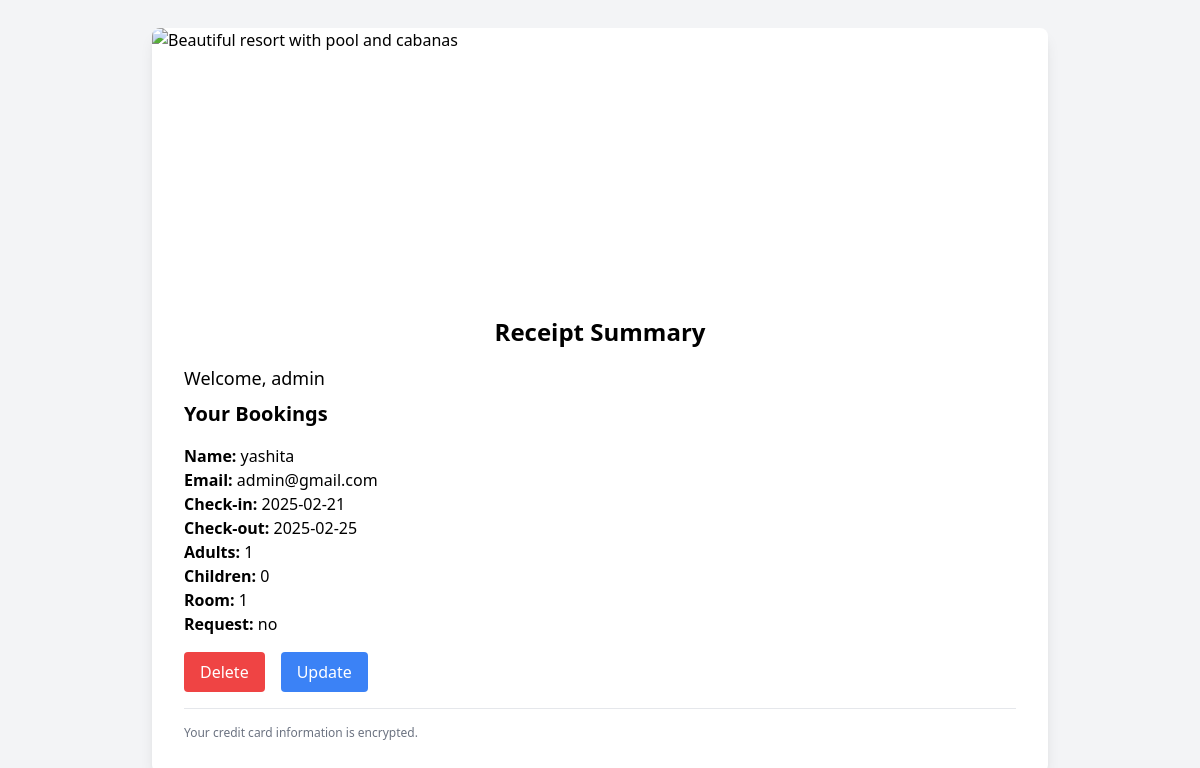
The page /dashboard (signed in) on the database its author committed.
### app.py (models this page shows, shortened)
class User(db.Model, UserMixin):
    _tablename_ = "users"
    id = db.Column(db.Integer, primary_key=True)
    username = db.Column(db.String(100))
    email = db.Column(db.String(100), unique=True)
    password_hash = db.Column(db.String(200))
    role = db.Column(db.String(100), default="user")

class Booking(db.Model):
    _tablename_ = "booking"
    id = db.Column(db.Integer, primary_key=True)
    name = db.Column(db.String(100))
    user_email = db.Column(db.String(200))
    user_checkin= db.Column(db.Date)
    user_checkout = db.Column(db.Date)
    user_adult = db.Column(db.Integer)
    user_child = db.Column(db.Integer)
    user_room = db.Column(db.Integer)
    user_request = db.Column(db.String(100))

### app.py (the view)
@app.route("/dashboard")
@login_required
def dashboard():
    booking_data = Booking.query.filter_by(user_email=current_user.email).all()
    return render_template("dashboard.html", booking_data=booking_data)

### app.py (called while the page is built)
@login_manager.user_loader
def load_user(user_id):
    return db.session.get(User, int(user_id))

### templates/dashboard.html (shortened to what this page needs)
<!DOCTYPE html>
<html lang="en">
<head>
    <script src="https://cdn.tailwindcss.com"></script>
    <link href="https://cdnjs.cloudflare.com/ajax/libs/font-awesome/5.15.3/css/all.min.css" rel="stylesheet"/>
</head>
<body class="bg-gray-100 flex items-center justify-center min-h-screen">
    <div class="bg-white shadow-lg rounded-lg overflow-hidden max-w-4xl w-full flex flex-col">
        <div class="w-full">
            <img alt="Beautiful resort with pool and cabanas"
                 class="w-full h-64 object-cover"
                 src="https://storage.googleapis.com/a1aa/image/9ygkvaWm1CnaR5TnjERsrLDA8wekL0VQNyxGPSMb4no.jpg"/>
        </div>
        <div class="p-8 w-full">
            <h1 class="text-2xl font-bold text-center mb-4">Receipt Summary</h1>
            <h3 class="text-lg">Welcome, {{ current_user.username }}</h3>
            <h2 class="text-xl font-semibold mt-2">Your Bookings</h2>
            {% for booking in booking_data %}
                <div class="mt-4 border-b pb-4">
                    <p><strong>Name:</strong> {{ booking.name }}</p>
                    <p><strong>Email:</strong> {{ booking.user_email }}</p>
                    <p><strong>Check-in:</strong> {{ booking.user_checkin }}</p>
                    <p><strong>Check-out:</strong> {{ booking.user_checkout }}</p>
                    <p><strong>Adults:</strong> {{ booking.user_adult }}</p>
                    <p><strong>Children:</strong> {{ booking.user_child }}</p>
                    <p><strong>Room:</strong> {{ booking.user_room }}</p>
                    <p><strong>Request:</strong> {{ booking.user_request }}</p>
                    <div class="mt-4 flex gap-4">
                        <a href="{{ url_for('deleteFunction', id=booking.id) }}"
                           class="bg-red-500 text-white px-4 py-2 rounded hover:bg-red-600 delete-btn">
                            Delete
                        </a>
                        <a href="{{ url_for('update_booking', booking_id=booking.id) }}"
                        class="bg-blue-500 text-white px-4 py-2 rounded hover:bg-blue-600">
                         Update
                     </a>
                    </div>
                </div>
            {% endfor %}
            <p class="text-xs text-gray-500 mt-4">Your credit card information is encrypted.</p>
        </div>
    </div>
</body>
</html>

### rows shown on the page
User: username "admin"
Booking: name "yashita", user_email "admin@gmail.com", user_checkin "2025-02-21", user_checkout "2025-02-25", user_adult "1", user_child "0", user_room "1", user_request "no"
